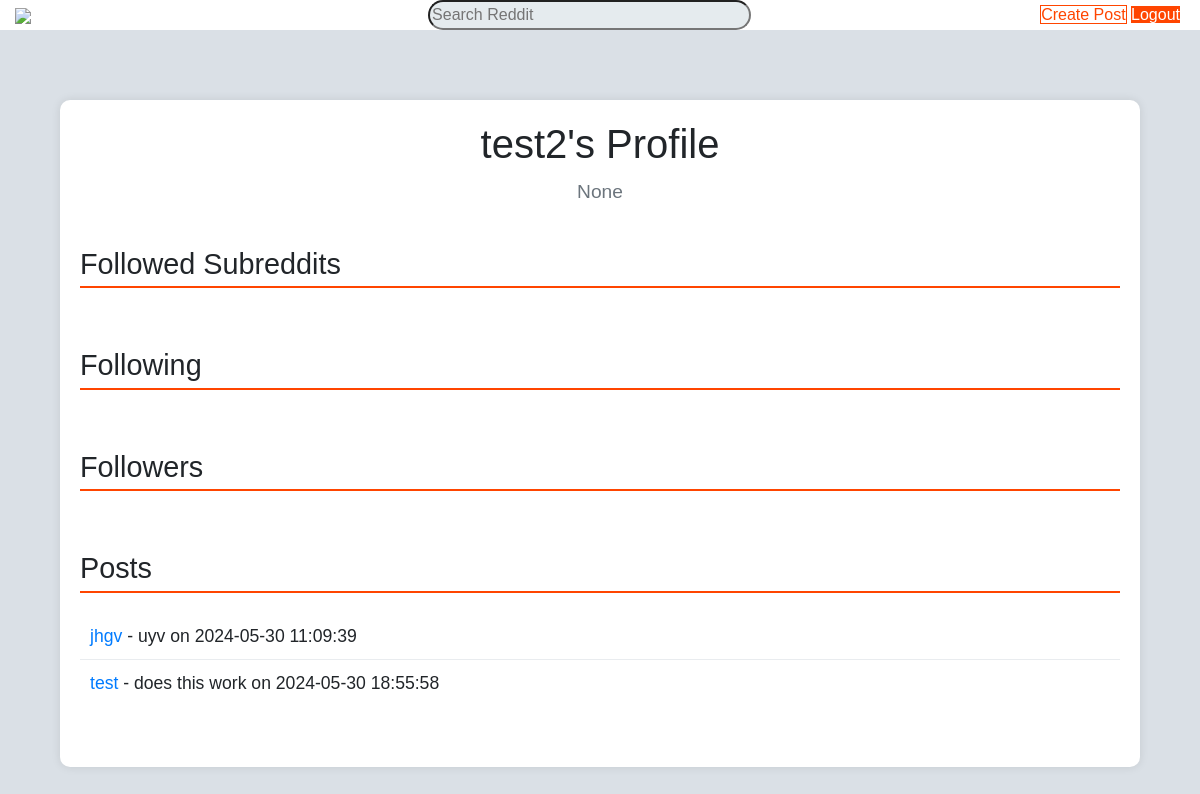
/profile/2, run on an earlier commit of the app's database.
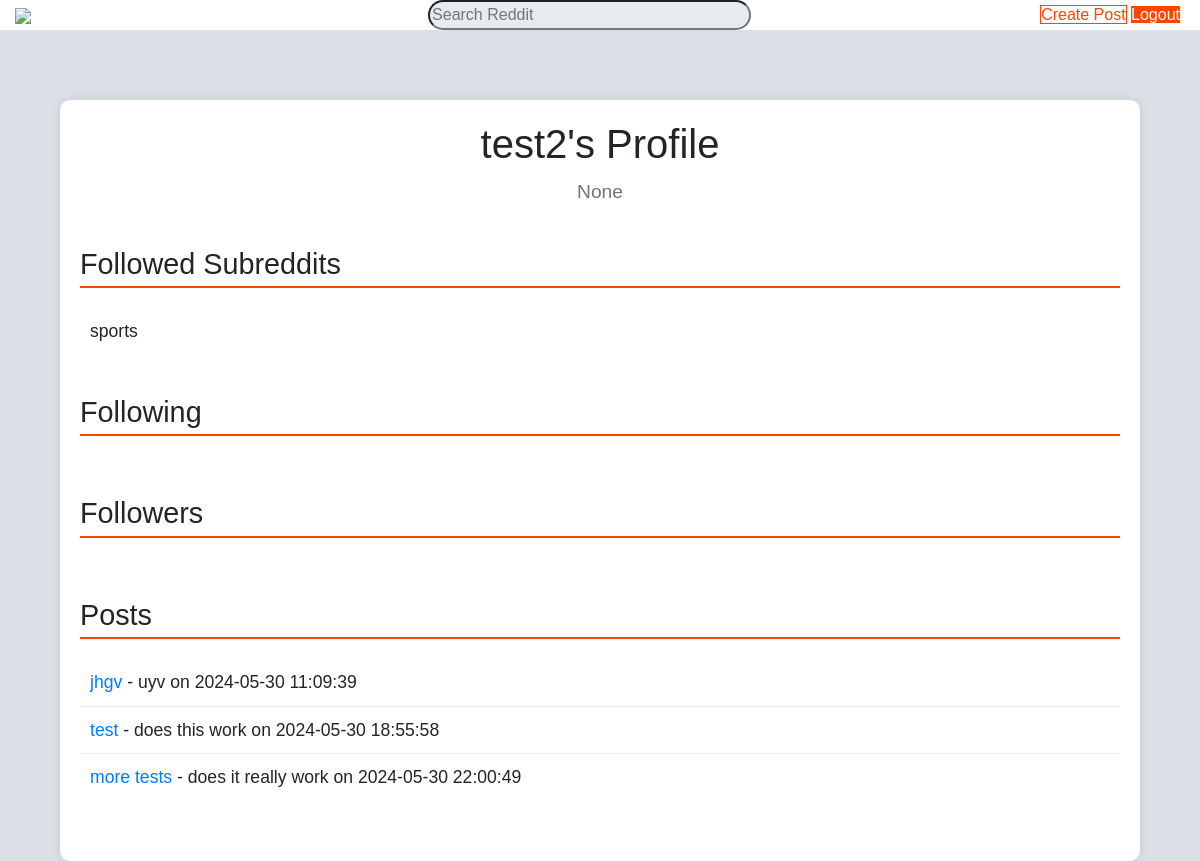
And on a later commit of the database.
### tables this page shows
CREATE TABLE users (
    id INTEGER PRIMARY KEY AUTOINCREMENT,
    username TEXT NOT NULL UNIQUE,
    email TEXT NOT NULL,
    password TEXT NOT NULL,
    description TEXT,
    created_at TIMESTAMP DEFAULT CURRENT_TIMESTAMP
);

CREATE TABLE posts (
    id INTEGER PRIMARY KEY AUTOINCREMENT,
    title TEXT NOT NULL,
    content TEXT NOT NULL,
    user_id INTEGER NOT NULL,
    upvotes INTEGER NOT NULL,
    downvotes INTEGER NOT NULL,
    post_time TIMESTAMP DEFAULT CURRENT_TIMESTAMP,
    subreddit TEXT NOT NULL,
    image_url TEXT,
    FOREIGN KEY (user_id) REFERENCES users(id),
    FOREIGN KEY (subreddit) REFERENCES subreddits(name)
);

CREATE TABLE subreddits (
    id INTEGER PRIMARY KEY AUTOINCREMENT,
    name TEXT NOT NULL UNIQUE,
    description TEXT
);

### app.py (the view)
@app.route('/profile/<int:user_id>')
def profile(user_id):
    db = DatabaseWorker('Reddit.db')
    user = db.search(query=f"SELECT username, description FROM users WHERE id={user_id}", multiple=False)
    subreddits = db.search(
        query=f"SELECT subreddits.name FROM subreddits JOIN user_subreddits ON subreddits.id = user_subreddits.subreddit_id WHERE user_subreddits.user_id={user_id}",
        multiple=True)
    following = db.search(
        query=f"SELECT users.username FROM users JOIN user_followers ON users.id = user_followers.follower_id WHERE user_followers.user_id={user_id}",
        multiple=True)
    followers = db.search(
        query=f"SELECT users.username FROM users JOIN user_followers ON users.id = user_followers.user_id WHERE user_followers.follower_id={user_id}",
        multiple=True)
    posts = db.search(query=f"SELECT id, title, content, post_time FROM posts WHERE user_id={user_id}", multiple=True)
    db.close()
    return render_template('profile.html', user=user, subreddits=subreddits, following=following, followers=followers,
                           posts=posts)

### tools.py (called while the page is built)
    def search(self, query:str, multiple=False):
        results = self.cursor.execute(query)
        if multiple:
            return results.fetchall()  # return multiple rows
        return results.fetchone()  # return a single value

    def close(self):
        self.connection.close()

### templates/profile.html (shortened to what this page needs)
<!DOCTYPE html>
<html lang="en">
<head>
    <link href="https://cdn.jsdelivr.net/npm/bootstrap@5.3.3/dist/css/bootstrap.min.css" rel="stylesheet">
    <link rel="stylesheet" href="{{ url_for('static', filename='profile.css') }}">
</head>
<body>
<nav class="navbar">
    <a href="{{ url_for('home') }}"><img src="https://i.redd.it/new-reddit-logo-official-v0-6sjpe15p0d3c1.jpg?width=1200&format=pjpg&auto=webp&s=ccfb8d487375f31eaa5f0f8d88d4152ec85dea6d" class="logo"></a>
    <form>
        <label class="search-bar"><input type="text" class="search" placeholder="Search Reddit"></label>
    </form>
    <div class="user-actions">
        <a href="{{ url_for('create_post') }}" class="create_post">Create Post</a>
        <a href="{{ url_for('logout') }}" class="logout">Logout</a>
    </div>
</nav>
    <div class="container">
        <div class="profile-header">
            <h1>{{ user[0] }}'s Profile</h1>
            <p>{{ user[1] }}</p>
        </div>
        <div class="section">
            <h2>Followed Subreddits</h2>
            <ul class="list-group">
                {% for subreddit in subreddits %}
                <li class="list-group-item">{{ subreddit[0] }}</li>
                {% endfor %}
            </ul>
        </div>
        <div class="section">
            <h2>Following</h2>
        </div>
        <div class="section">
            <h2>Followers</h2>
        </div>
        <div class="section">
            <h2>Posts</h2>
            <ul class="list-group">
                {% for post in posts %}
                <li class="list-group-item">
                    <a href="{{ url_for('view_post', post_id=post[0]) }}">{{ post[1] }}</a> - {{ post[2] }} on {{ post[3] }}
                </li>
                {% endfor %}
            </ul>
        </div>
    </div>
</body>
</html>

### static/profile.css (style rules this page uses)
body { font-family: Arial, sans-serif; background-color: #dae0e6; margin: 0; }
.container { max-width: 90%; margin: 0 auto; background-color: white; padding: 20px; margin-top: 100px; border-radius: 10px; box-shadow: 0 0 10px rgba(0, 0, 0, 0.1); }
.profile-header { text-align: center; margin-bottom: 40px; }
.navbar { margin: 0; padding: 0; border: 0; font-size: 100%; font: inherit; vertical-align: baseline; justify-content: space-between; align-items: center; position: fixed; width: 100%; z-index: 1000; background-color: #ffffff; display: flex; flex-direction: row; overflow: hidden; top: 0; }
.logo { width: 100px; margin-left: 15px; }
.search { width: 150%; height: 30px; margin: 0 auto; border: auto; border-radius: 20px; right: 40%; background: #e5ebee; background-image: url(https://cdn-icons-png.freepik.com/256/54/54481.png?semt=ais_hybrid); position: left; background-size: 20px; background-repeat: no-repeat; }
.create_post { background-color: white; border: 1px solid black; color: #ff4500; border-color: #ff4500; }
.logout { background-color: #ff4500; border: 0px solid black; color: white; margin-right: 20px; }
.profile-header h1 { font-size: 2.5em; margin-bottom: 10px; }
.profile-header p { font-size: 1.2em; color: #6c757d; }
.section { margin-bottom: 40px; }
.section h2 { font-size: 1.8em; margin-bottom: 20px; border-bottom: 2px solid #ff4500; padding-bottom: 5px; }
.list-group-item { font-size: 1.1em; padding: 10px; border: none; border-bottom: 1px solid #e9ecef; }
.list-group-item:last-child { border-bottom: none; }
a { color: #007bff; text-decoration: none; }

What changed in the data, as far as the page shows it:
now on this page (row unchanged): subreddits: name "sports"
added posts: title "more tests", content "does it really work", post_time "2024-05-30 22:00:49"
